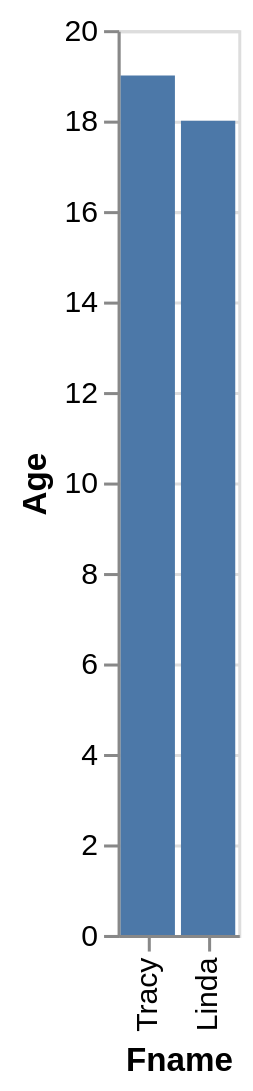

Write a Vega-Lite specification for this figure.
### Vega-Lite specification from a JSON file in a GitHub repository (floating-point values rounded to 4 significant figures)
{"data": {"values": [{"x_data": "Tracy", "y_data": 19}, {"x_data": "Linda", "y_data": 18}]}, "mark": "bar", "encoding": {"x": {"field": "x_data", "type": "nominal", "title": "Fname", "sort": "descending"}, "y": {"field": "y_data", "type": "quantitative", "title": "Age"}}}
